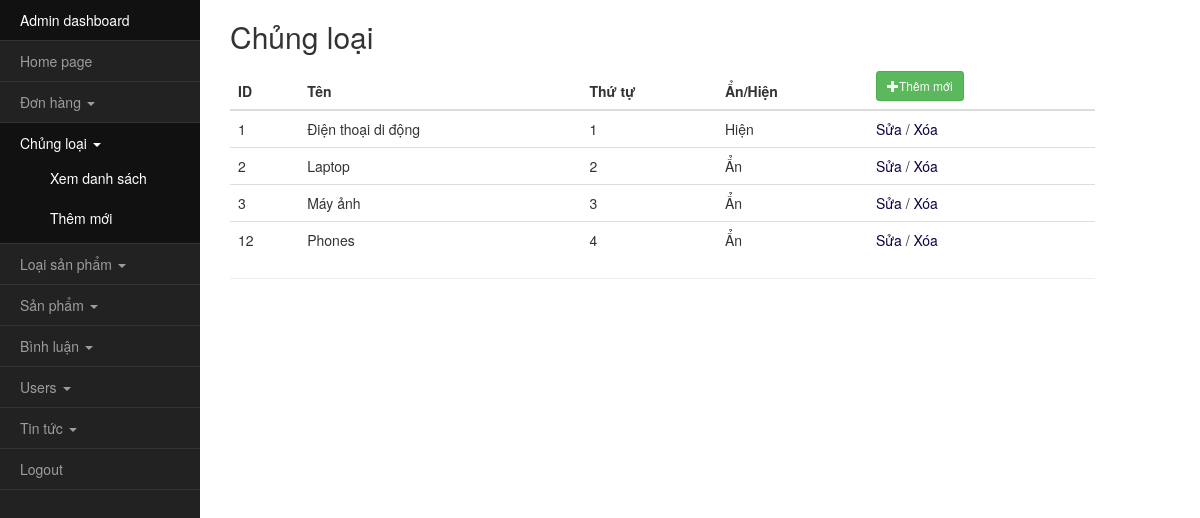
Page /admin/index.php?a=chungloai-xem (signed in) on the earlier database version.
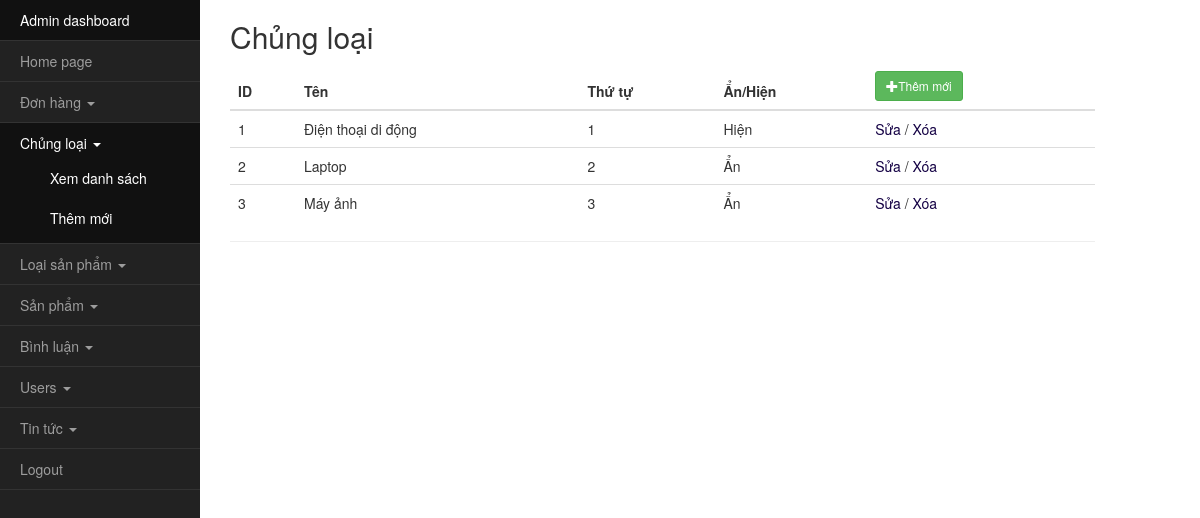
Same page on the later database version.
### tables this page shows
CREATE TABLE `chungloai` (
  `idCL` int(12) NOT NULL,
  `TenCL` varchar(100) NOT NULL DEFAULT '',
  `ThuTu` int(4) NOT NULL DEFAULT '1',
  `AnHien` tinyint(1) NOT NULL DEFAULT '1'
);

### classDB.php (called while the page is built, shortened)
<?php session_start(); ob_start(); define("CHECK", 1);
class db{
    function __construct(){
        $this->db = new mysqli('localhost', 'root', '', 'tm');
    }
}

### admin/classquantri.php (called while the page is built, shortened)
<?php require_once("../classSP.php");
class quantri extends sp{
    public function laychungloai($idCL=0){
        if($idCL > 0) $sql = "select * from chungloai where idCL=$idCL";
          else $sql = "select * from chungloai";
        if(!$result = $this->db->query($sql)) die("loi ket noi");
        $data = array();
        while($row = $result->fetch_assoc()){
            $data[] = $row;
        }
        return $data;
    }
}

### admin/chungloai/xem.php (the view, shortened to what this page needs)
<?php
$listchungloai = $qt->laychungloai(0);
?>
<h2 class="">Chủng loại </h2>
<table class="table">
    <thead>
        <tr>
            <th>ID</th>
            <th>Tên</th>
            <th>Thứ tự</th>
            <th>Ẩn/Hiện</th>
            <th><a class="btn btn-sm btn-success btn-them" href="index.php?a=chungloai-them"><span class="glyphicon glyphicon-plus"></span>Thêm mới</a></th>
        </tr>
    </thead>
    <?php foreach($listchungloai as $row){?>
    <tr>
        <td><?php echo $row['idCL'];?></td>
        <td><?php echo $row['TenCL'];?></td>
        <td><?php echo $row['ThuTu'];?></td>
        <td><?php if($row['AnHien']==0) echo "Ẩn"; else echo "Hiện" ;?></td>
        <td><a href="index.php?a=chungloai-sua&idCL=<?php echo $row['idCL'];?>">Sửa</a> / <a href="index.php?a=chungloai-xoa&idCL=<?php echo $row['idCL'];?>">Xóa</a></td>
    </tr>
    <?php }?>
</table>

### admin/nav.php (shortened to what this page needs)
<?php
if(isset($_GET['a'])) {$array = explode('-', $_GET['a']); $action=$array[0];}
?>
<ul id="menu-qt" style="">
    <li <?php if(!isset($_GET['a']) )echo " class= 'active'"; ?>><a href="#" onclick="return false;">Admin dashboard</a></li>
    <li><a href="../index.php">Home page</a></li>
    <li class="<?php if(isset($_GET['a']) && $action == 'donhang') echo 'active'; ?>">
        <a href="#">Đơn hàng <span class="caret"></span></a>
    </li>
    <li class="<?php if(isset($_GET['a']) && $action == 'chungloai') echo 'active'; ?>">
        <a href="#">Chủng loại <span class="caret"></span></a>
        <ul class="">
            <li class=""><a href="index.php?a=chungloai-xem">Xem danh sách</a></li>
            <li><a href="index.php?a=chungloai-them">Thêm mới</a></li>
        </ul>
    </li>
    <li class="<?php if(isset($_GET['a']) && $action == 'loaisp') echo 'active'; ?>">
        <a href="#">Loại sản phẩm <span class="caret"></span></a>
    </li>
    <li class="<?php if(isset($_GET['a']) && $action == 'sanpham') echo 'active'; ?>">
        <a href="#">Sản phẩm <span class="caret"></span></a>
    </li>
    <li class="<?php if(isset($_GET['a']) && $action == 'binhluan') echo 'active'; ?>">
        <a href="#">Bình luận <span class="caret"></span></a>
    </li>
    <li class="<?php if(isset($_GET['a']) && $action == 'user') echo 'active'; ?>">
        <a href="#">Users <span class="caret"></span></a>
    </li>
    <li>
        <a href="#">Tin tức <span class="caret"></span></a>
    </li>
    <li><a href="../process.php?action=thoat">Logout</a></li>
</ul>

Differences in the rows shown:
removed chungloai: idCL "12", TenCL "Phones", ThuTu "4", AnHien "Ẩn"
